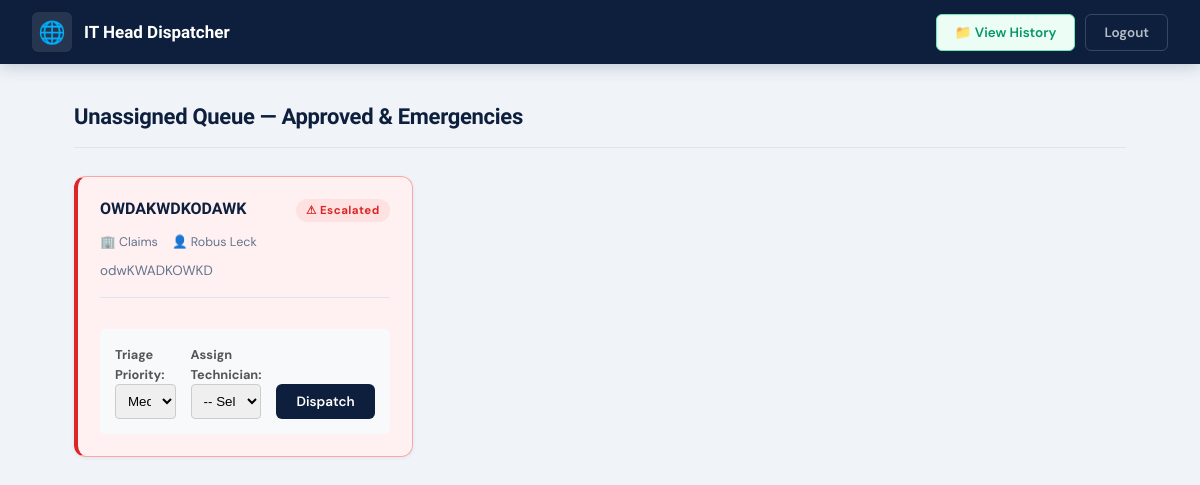
Before: /tickets/it-head/ (signed in) with the older database file.
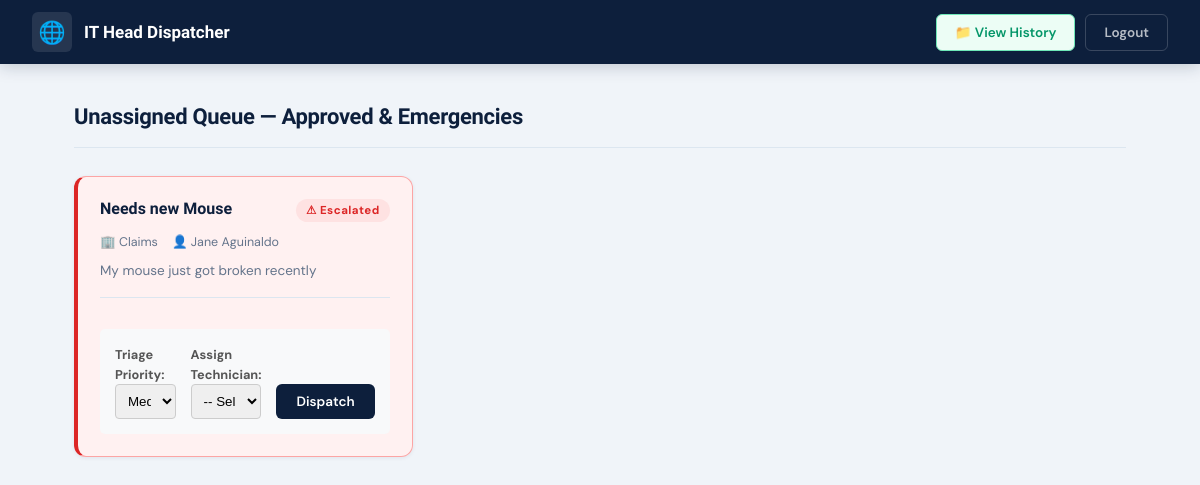
After: the same page with the newer database file.
### tickets/models.py (models this page shows, shortened)
class Ticket(models.Model):
    STATUS_CHOICES = [
        ('OPEN', 'Open (Unassigned)'),
        ('IN_PROGRESS', 'In Progress'),
        ('RESOLVED', 'Resolved (Pending Feedback)'),
        ('CLOSED', 'Closed'),
    ]
    TRIAGE_CHOICES = [
        ('LOW', 'Low'),
        ('MEDIUM', 'Medium'),
        ('HIGH', 'High'),
        ('URGENT', 'Urgent'),
    ]
    APPROVAL_CHOICES = [
        ('PENDING', 'Pending Manager Approval'),
        ('APPROVED', 'Approved'),
        ('REJECTED', 'Rejected'),
        ('NOT_REQUIRED', 'Not Required (Emergency)'),
    ]
    needs_head_approval = models.BooleanField(default=True, verbose_name="Needs Dept Head Approval")
    approval_status = models.CharField(max_length=20, choices=APPROVAL_CHOICES, default='PENDING')
    requester = models.ForeignKey(User, on_delete=models.CASCADE, related_name='submitted_tickets')
    client_name = models.CharField(max_length=100, verbose_name="Affected User/Client Name")
    client_email = models.EmailField(null=True, blank=True)
    department = models.CharField(max_length=50, choices=DEPARTMENT_CHOICES, default='IT')
    title = models.CharField(max_length=200)
    description = models.TextField()
    priority = models.CharField(max_length=20, choices=TRIAGE_CHOICES, default='LOW')
    approval_status = models.CharField(max_length=20, choices=APPROVAL_CHOICES, default='PENDING')
    status = models.CharField(max_length=20, choices=STATUS_CHOICES, default='OPEN')
    assigned_to = models.ForeignKey(User, on_delete=models.SET_NULL, null=True, blank=True, related_name='assigned_tickets')
    is_escalated = models.BooleanField(default=False, verbose_name="Needs Escalation")
    resolution_notes = models.TextField(null=True, blank=True, verbose_name="IT Resolution Notes")
    client_feedback_rating = models.IntegerField(null=True, blank=True, choices=[(i, i) for i in range(1, 6)], verbose_name="Client Star Rating")
    client_feedback_notes = models.TextField(null=True, blank=True, verbose_name="Client Comments")
    created_at = models.DateTimeField(auto_now_add=True)
    updated_at = models.DateTimeField(auto_now=True)

### tickets/views.py (the view, shortened to what this page needs)
# urls.py: path('it-head/', views.it_head_dashboard, name='it_head_dashboard'),
@login_required
def it_head_dashboard(request):
    try:
        profile = request.user.employeeprofile
        if not (profile.department == 'IT' and profile.is_department_head) and not request.user.is_superuser:
            return HttpResponseForbidden("Access Denied: IT Head only.")
    except:
        if not request.user.is_superuser:
            return HttpResponseForbidden("Access Denied.")
    view_mode = request.GET.get('view', 'active')
    if view_mode == 'history':
        history_tickets = Ticket.objects.filter(approval_status__in=['APPROVED', 'NOT_REQUIRED']).exclude(status='OPEN').order_by('-updated_at')
        return render(request, 'tickets/it_head_dashboard.html', {'history_tickets': history_tickets, 'view_mode': view_mode})
    else:
        unassigned_tickets = Ticket.objects.filter(approval_status__in=['APPROVED', 'NOT_REQUIRED'], status='OPEN').order_by('-created_at')
        it_team = User.objects.filter(employeeprofile__department='IT', employeeprofile__is_department_head=False)
        return render(request, 'tickets/it_head_dashboard.html', {'unassigned_tickets': unassigned_tickets, 'it_team': it_team, 'view_mode': view_mode})

### tickets/templates/tickets/it_head_dashboard.html (shortened to what this page needs)
{% load static %}
<!DOCTYPE html>
<html lang="en">
<head>
     <link rel="stylesheet" href="{% static 'tickets/css/it_head_dashboard.css' %}">
</head>
<body>
<nav class="navbar">
    <div class="navbar-brand">
        <div class="brand-icon">🌐</div>
        IT Head Dispatcher
    </div>
    <div class="navbar-right">
        <a href="?view={% if view_mode == 'history' %}active{% else %}history{% endif %}" class="btn btn-success">
            {% if view_mode == 'history' %}🔙 Back to Queue{% else %}📁 View History{% endif %}
        </a>
        <form action="{% url 'logout' %}" method="post" style="margin:0;">
            <button type="submit" class="btn btn-ghost">Logout</button>
        </form>
    </div>
</nav>
<div class="container">
    {% if view_mode == 'history' %}
        <div class="section-header">
            <h2 class="section-title">📁 Dispatched Ticket History</h2>
        </div>
        <div class="history-grid">
            {% for ticket in history_tickets %}
            <div class="history-card">
                <div class="history-info">
                    <h4>{{ ticket.title }}</h4>
                    <p>Assigned to: {{ ticket.assigned_to.username|default:"Unassigned" }}</p>
                </div>
                <span class="status-chip">{{ ticket.status }}</span>
            </div>
            {% empty %}
            <div class="empty-state">
                <div class="empty-icon">📂</div>
                <h4>No history found</h4>
                <p>Dispatched tickets will appear here.</p>
            </div>
            {% endfor %}
        </div>
    {% else %}
        <div class="section-header">
            <h2 class="section-title">Unassigned Queue — Approved &amp; Emergencies</h2>
        </div>
        <div class="grid">
            {% for ticket in unassigned_tickets %}
            <div class="dispatch-card {% if ticket.is_escalated %}critical{% endif %}">
                <div class="card-header">
                    <span class="card-title">{{ ticket.title }}</span>
                    {% if ticket.is_escalated %}
                        <span class="escalated-badge">⚠ Escalated</span>
                    {% else %}
                        <span class="priority-label">{{ ticket.priority }}</span>
                    {% endif %}
                </div>
                <div class="card-meta">
                    <span>🏢 {{ ticket.get_department_display }}</span>
                    <span>👤 {{ ticket.client_name }}</span>
                </div>
                <p class="card-desc">{{ ticket.description }}</p>
                <hr class="card-divider">
                            <form method="POST" style="margin-top: 15px; background: #f8f9fa; padding: 15px; border-radius: 5px;">
                <div style="display: flex; gap: 15px; align-items: flex-end;">
                    <div style="flex: 1;">
                        <label style="font-size: 0.85rem; font-weight: bold; color: #555;">Triage Priority:</label>
                        <select name="priority" required style="width: 100%; padding: 8px; border-radius: 4px; border: 1px solid #ccc;">
                            <option value="MEDIUM" selected>Medium</option>
                        </select>
                    </div>
                    <div style="flex: 1;">
                        <label style="font-size: 0.85rem; font-weight: bold; color: #555;">Assign Technician:</label>
                        <select name="tech_id" required style="width: 100%; padding: 8px; border-radius: 4px; border: 1px solid #ccc;">
                            <option value="" disabled selected>-- Select IT Staff --</option>
                        </select>
                    </div>
                    <button type="submit" class="btn btn-primary" style="padding: 9px 20px;">Dispatch</button>
                </div>
            </form>
            </div>
            {% empty %}
            <div class="empty-state">
                <div class="empty-icon">✅</div>
                <h4>Queue is completely clear</h4>
                <p>Excellent work — all tickets have been assigned!</p>
            </div>
            {% endfor %}
        </div>
    {% endif %}
</div>
</body>
</html>

### tickets/static/tickets/css/it_head_dashboard.css (style rules this page uses)
*, *::before, *::after { box-sizing: border-box; margin: 0; padding: 0; }
:root { --navy: #0d1f3c; --navy-mid: #163060; --navy-light: #1e4080; --teal: #00b4aa; --teal-glow: #00d4c8; --teal-light: #e0f9f7; --bg: #f0f4f9; --white: #ffffff; --slate: #64748b; --slate-light: #94a3b8; --border: #dce6f0; --text: #1a2b4a; --critical: #7f1d1d; --critical-bg: #fff1f1; --critical-border: #fca5a5; --danger: #dc2626; --success: #059669; --success-bg: #ecfdf5; --success-border: #6ee7b7; --radius-sm: 6px; --radius-md: 12px; --shadow-sm: 0 1px 4px rgba(13,31,60,0.07); --shadow-md: 0 4px 18px rgba(13,31,60,0.11); --shadow-lg: 0 10px 32px rgba(13,31,60,0.16); --transition: all 0.22s cubic-bezier(0.4, 0, 0.2, 1); }
html, body { min-height: 100%; font-family: 'DM Sans', sans-serif; font-size: 15px; color: var(--text); background: var(--bg); -webkit-font-smoothing: antialiased; }
.navbar { position: sticky; top: 0; z-index: 100; display: flex; align-items: center; justify-content: space-between; padding: 0 32px; height: 64px; background: var(--navy); box-shadow: 0 2px 16px rgba(13,31,60,0.22); }
.navbar-brand { display: flex; align-items: center; gap: 12px; font-family: 'Sora', sans-serif; font-size: 17px; font-weight: 600; color: var(--white); }
.brand-icon { font-size: 22px; width: 40px; height: 40px; display: flex; align-items: center; justify-content: center; background: rgba(255,255,255,0.1); border-radius: var(--radius-sm); }
.navbar-right { display: flex; align-items: center; gap: 10px; }
.btn { display: inline-flex; align-items: center; gap: 6px; padding: 9px 18px; border-radius: var(--radius-sm); font-family: 'DM Sans', sans-serif; font-size: 13.5px; font-weight: 600; cursor: pointer; border: none; text-decoration: none; transition: var(--transition); white-space: nowrap; }
.btn-success { background: var(--success-bg); color: var(--success); border: 1.5px solid var(--success-border); }
.btn-ghost { background: transparent; color: rgba(255,255,255,0.7); border: 1.5px solid rgba(255,255,255,0.18); }
.btn-primary { background: var(--navy); color: var(--white); border: none; }
.container { max-width: 1100px; margin: 0 auto; padding: 40px 24px 72px; }
.section-header { margin-bottom: 28px; padding-bottom: 18px; border-bottom: 1.5px solid var(--border); }
.section-title { font-family: 'Sora', sans-serif; font-size: 22px; font-weight: 700; color: var(--navy); letter-spacing: -0.3px; }
.grid { display: grid; grid-template-columns: repeat(auto-fill, minmax(320px, 1fr)); gap: 18px; }
.dispatch-card { background: var(--white); border: 1px solid var(--border); border-radius: var(--radius-md); padding: 22px; box-shadow: var(--shadow-sm); transition: var(--transition); display: flex; flex-direction: column; gap: 0; animation: fadeSlideUp 0.4s ease both; }
.dispatch-card.critical { border-color: var(--critical-border); border-left: 4px solid var(--danger); background: var(--critical-bg); }
.card-header { display: flex; align-items: flex-start; justify-content: space-between; gap: 10px; margin-bottom: 12px; }
.card-title { font-family: 'Sora', sans-serif; font-size: 16px; font-weight: 600; color: var(--navy); line-height: 1.3; }
.escalated-badge { flex-shrink: 0; padding: 4px 10px; background: #fee2e2; color: var(--danger); border-radius: 20px; font-size: 11.5px; font-weight: 700; letter-spacing: 0.04em; white-space: nowrap; }
.card-meta { display: flex; gap: 14px; font-size: 12.5px; color: var(--slate); margin-bottom: 10px; flex-wrap: wrap; }
.card-desc { font-size: 13.5px; color: var(--slate); line-height: 1.58; margin-bottom: 0; }
.card-divider { border: none; border-top: 1px solid var(--border); margin: 16px 0; }

Changed rows visible on the page:
no longer on this page (row edited): Ticket: title "OWDAKWDKODAWK", is_escalated "⚠ Escalated", department "Claims", client_name "Robus Leck", description "odwKWADKOWKD"
added Ticket: title "Needs new Mouse", is_escalated "⚠ Escalated", department "Claims", client_name "Jane Aguinaldo", description "My mouse just got broken recently"
